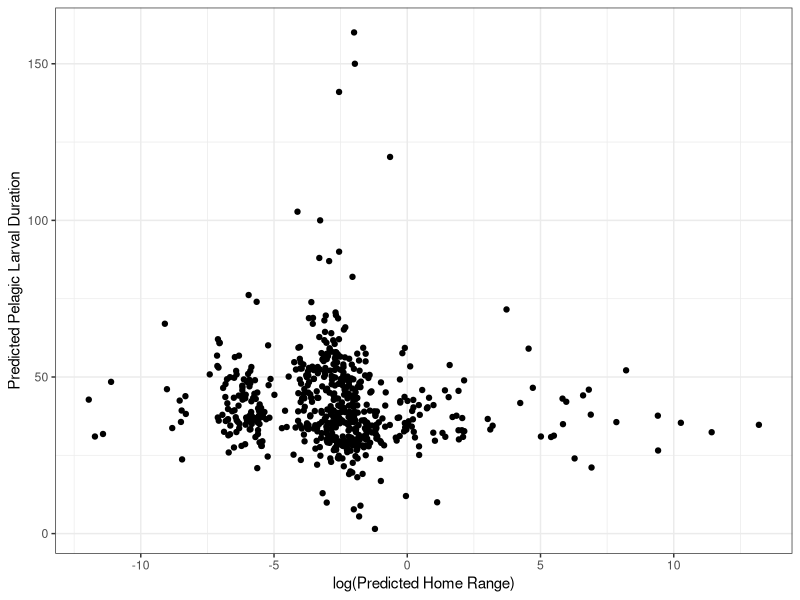
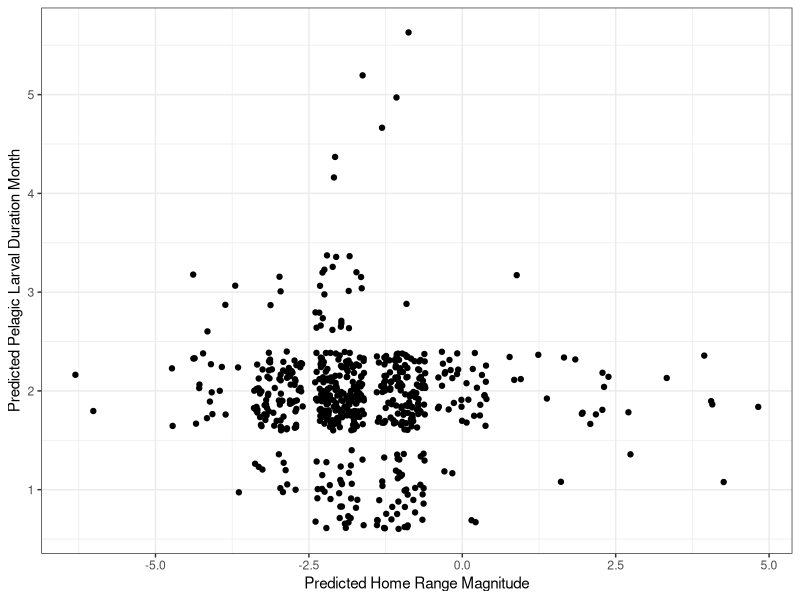
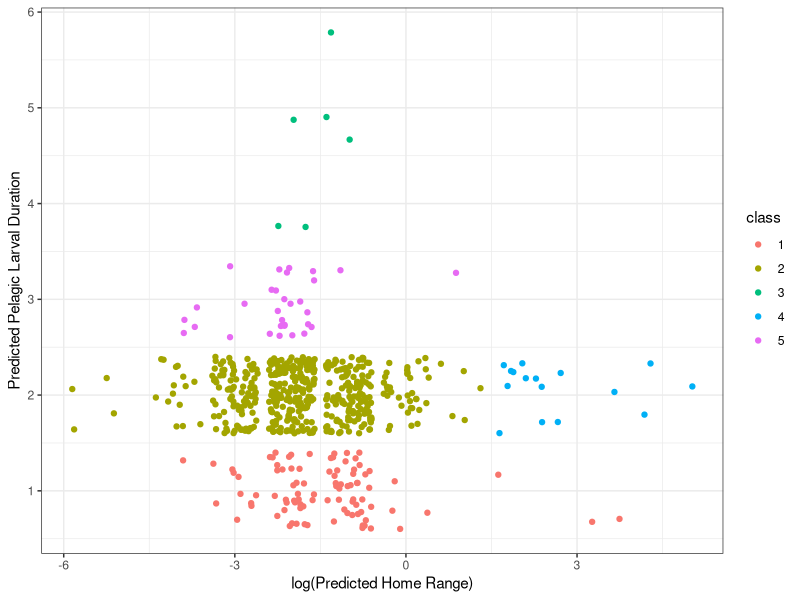
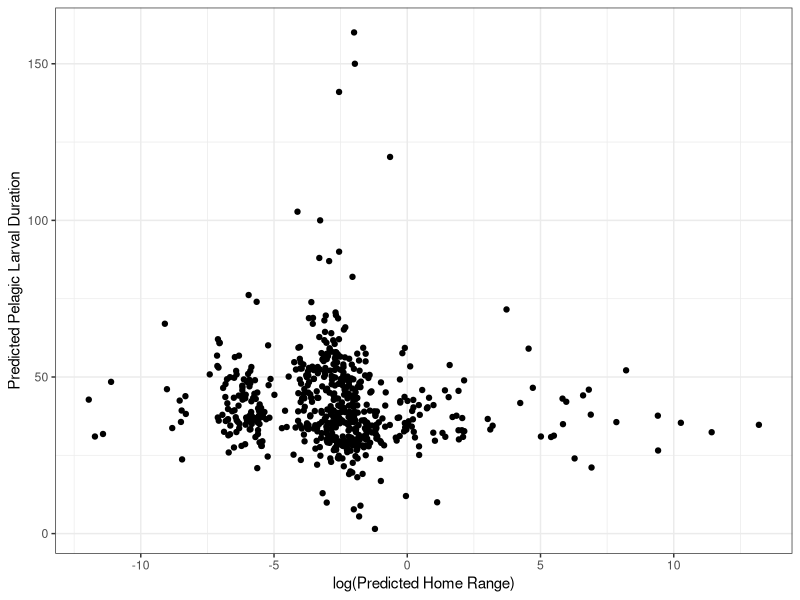
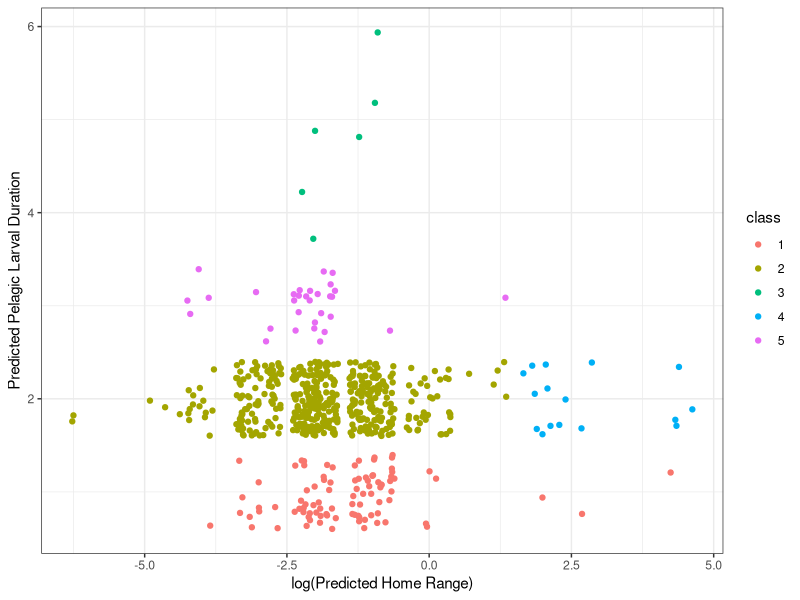

The R source for these figures, in order:
## ---- chunk 1
knitr::opts_chunk$set(echo = TRUE, warning=FALSE, message=FALSE)

library(tidyverse)
library(mclust)
## ---- chunk 2
data = read_csv(here::here("01_data", "02_processed_data", "homerange_pld.csv")) %>% 
  mutate(home_range = case_when(
    !is.na(observed_homerange) ~ observed_homerange,
    is.na(observed_homerange) ~ predicted_homerange
  )) %>% 
  mutate(pld = case_when(
    !is.na(observed_pld) ~ observed_pld,
    is.na(observed_pld) ~ predicted_pld
  )) %>% 
  filter(pld < 400) %>% 
  mutate(magnitude_homerange = floor(log10(home_range))) %>% 
  mutate(month_pld = ceiling(pld / 30))
## ---- chunk 3
p1 = ggplot(data, aes(log(home_range), pld)) +
  geom_point() +
  theme_bw() +
  labs(x = "log(Predicted Home Range)", 
      y = "Predicted Pelagic Larval Duration")

p1

ggsave(p1, file = paste0("data_fig.pdf"), path = here::here("04_figs"), height = 8, width = 15)
## ---- chunk 4
ggplot(data, aes(magnitude_homerange, month_pld)) +
  geom_jitter() +
  theme_bw() +
  labs(x = "Predicted Home Range Magnitude", 
      y = "Predicted Pelagic Larval Duration Month")
## ---- chunk 5
# gmm_data_log = data %>%
#   dplyr::select(home_range, pld) %>%
#   mutate(home_range = log(home_range))
# 
# gmm_mclust = Mclust(gmm_data_log)
# 
# summary(gmm_mclust)
# 
# gmm_data_log$class = as.factor(gmm_mclust[["classification"]])
# 
# ggplot(gmm_data_log, aes(home_range, pld)) +
#   geom_point(aes(color = class)) +
#   theme_bw() +
#   labs(x = "log(Predicted Home Range)", 
#       y = "Predicted Pelagic Larval Duration")
## ---- chunk 6
gmm_data = data %>%
  dplyr::select(magnitude_homerange, month_pld)

gmm_mclust2 = Mclust(gmm_data)

summary(gmm_mclust2)

gmm_data$class = as.factor(gmm_mclust2[["classification"]])

p2 = ggplot(gmm_data, aes(magnitude_homerange, month_pld)) +
  geom_jitter(aes(color = class)) +
  theme_bw() +
  labs(x = "log(Predicted Home Range)", 
      y = "Predicted Pelagic Larval Duration")

p2

ggsave(p2, file = paste0("gmm_fig.pdf"), path = here::here("04_figs"), height = 8, width = 15)
